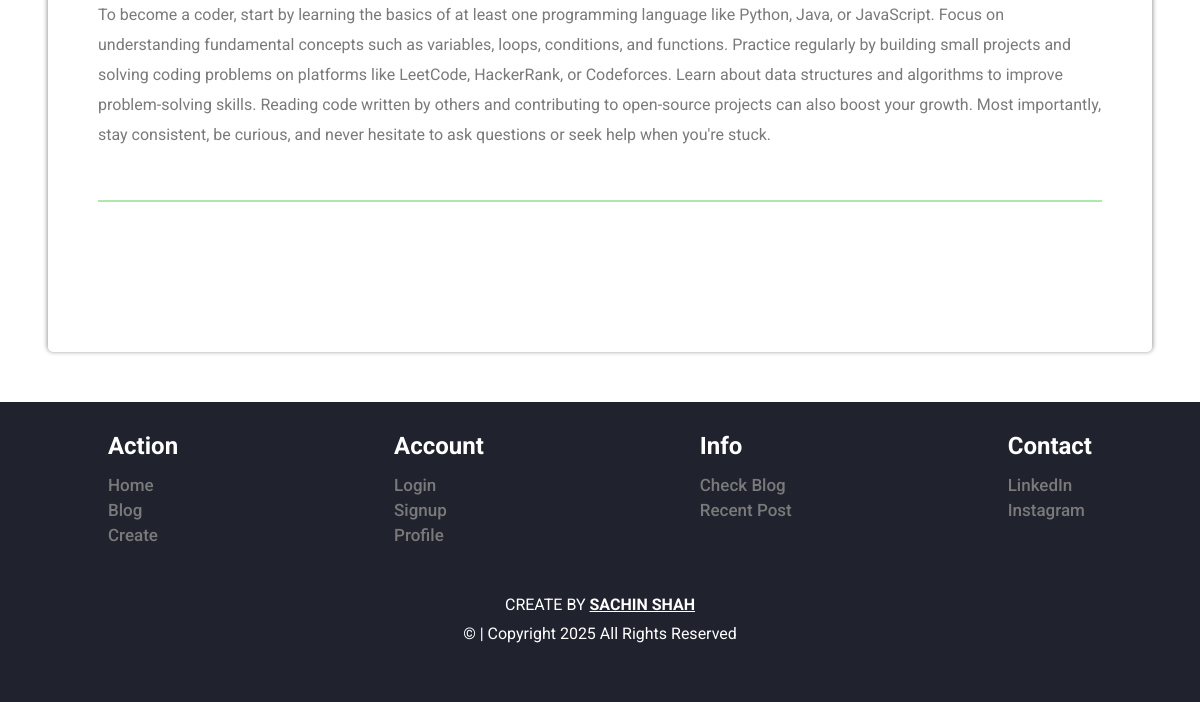
/blog/ (lower part), run on an earlier commit of the app's database.
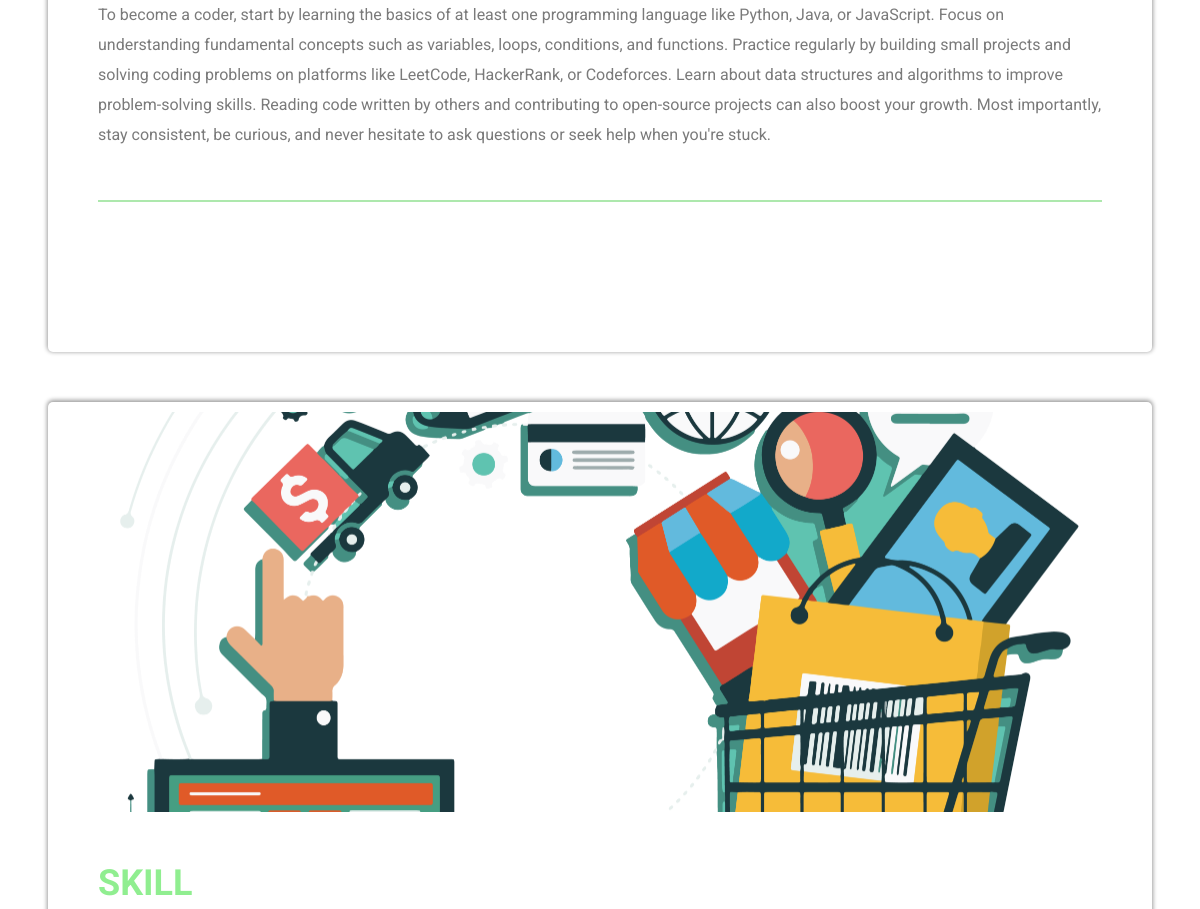
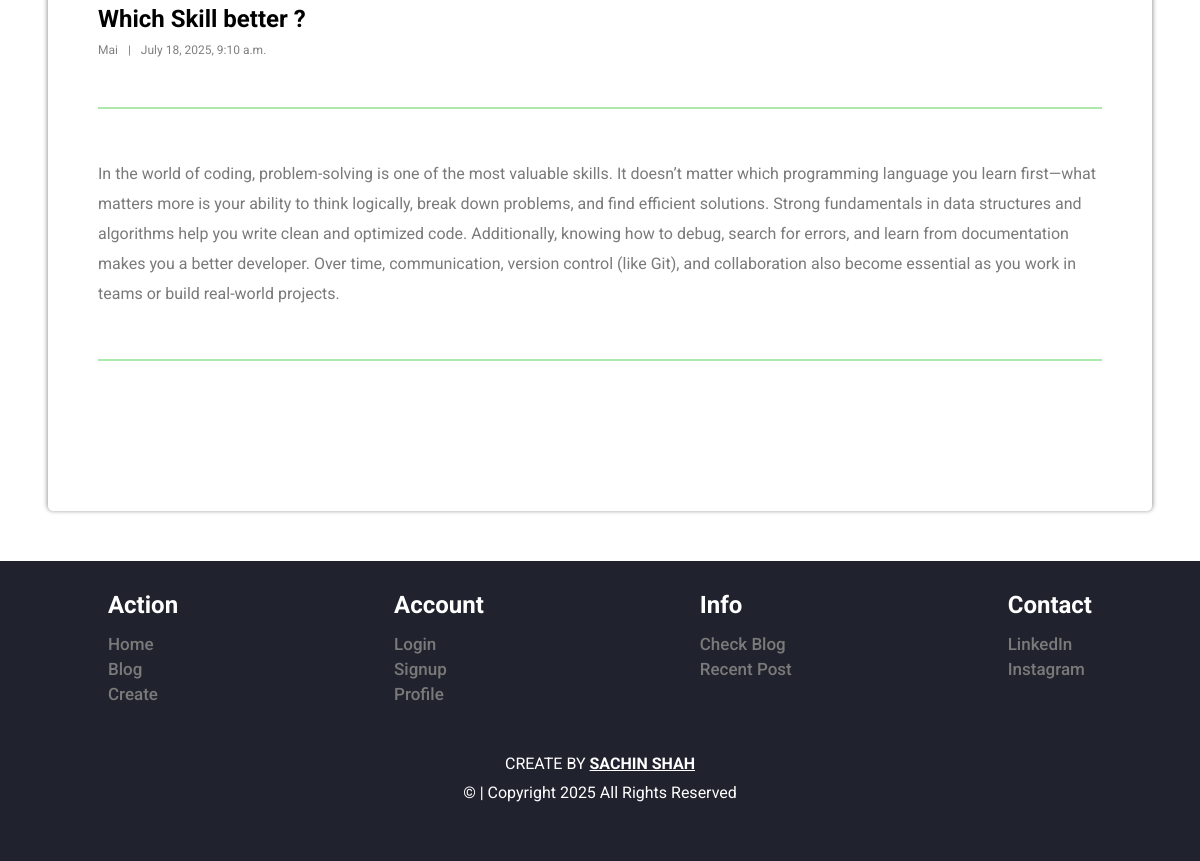
And on a later commit of the database (2 pictures, top to bottom).
### blog/models.py (models this page shows, shortened)
class blogmodel(models.Model):
    id=models.AutoField(primary_key=True)
    user=models.ForeignKey(User,on_delete=models.CASCADE,blank=True,null=True)
    image=models.ImageField(upload_to="img/",null=True)
    title=models.CharField(max_length=100)
    content=models.CharField(max_length=1000)
    category=models.CharField(max_length=100)
    dateandtime=models.DateTimeField(default=datetime.now())

### blog/views.py (the view)
# urls.py: path("blog/",views.blogs,name="blog"),
def blogs(request):
    blogs = blogmodel.objects.all()
    return render(request, "blog.html",{"blogs":blogs})

### templates/blog.html (shortened to what this page needs)
{% load static %}
<!DOCTYPE html>
<html lang="en">
<head>
    <link rel="stylesheet" href="{% static 'css/view.css' %}">
    <link rel="stylesheet" href="{% static 'css/common.css' %}">
    <link rel="stylesheet" href="{% static 'css/footer.css' %}">
   {% include "common.html" %}
</head>
<body>
    <div class="container" style="display: flex; flex-direction: column;">
        {% if blogs %}
        {% for blog in blogs %}
        <div class="content">
            <div class="blog_image">
                <img src="{{blog.image.url}}" alt="Blog Image">
            </div>
            <div class="blog_detail">
                <div class="blog_category">
                    <h1><a href="/view/{{blog.id}}"
                        style="color: lightgreen;
                        text-decoration: none;"
                        >{{blog.category}}</a></h1>
                </div>
                <div class="blog_title">
                    <h2>{{blog.title}}</h2>
                </div>
                <div class="create_by_detail">
                    <div class="createby_name">
                        <p>{{blog.user.username}}</p>
                    </div>
                    |
                    <div class="blog_date">
                        <p>{{blog.dateandtime}}</p>
                    </div>
                </div>
            </div>
            <div class="bd"></div>
            <blog class="blog_discription">
                <p>{{blog.content}}</p>
            </blog>
            <div class="bd"></div>
        </div>
        {% endfor %}
        {% endif %}
        {% include "footer.html" %}
    </div>
</body>
</html>

### templates/common.html (shortened to what this page needs)
 <link rel="stylesheet" href="https://cdnjs.cloudflare.com/ajax/libs/font-awesome/6.7.2/css/all.min.css"
 />

### templates/footer.html
        <footer>
            <div class="footer" id="footer">
                <div>
                    <h2>Action</h2>
                    <ul>
                        <li><a href="/">Home</a></li>
                        <li><a href="/blog">Blog</a></li>
                        <li><a href="/create">Create</a></li>
                    </ul>
                </div>
                <div>
                    <h2>Account</h2>
                    <ul>
                        <li><a href="/signin">Login</a></li>
                        <li><a href="/signup">Signup</a></li>
                        <li><a href="/profile">Profile</a></li>
                    </ul>
                </div>
                <div>
                    <h2>Info</h2>
                    <ul>
                        <li><a href="/blog">Check Blog</a></li>
                        <li><a href="/">Recent Post</a></li>
                    </ul>
                </div>
                <div>
                    <h2>Contact</h2>
                    <ul>
                        <li><a href="https://www.linkedin.com/in/sachin-shah-8299a92ab/">LinkedIn</a></li>
                        <li><a href="https://www.linkedin.com/in/sachin-shah-8299a92ab/">Instagram</a></li>
                    </ul>
                </div>
            </div>
            <div id="foot">
                <span>
                    <p>CREATE BY <b>SACHIN SHAH</b></p>
                    <p>© | Copyright 2025 All Rights Reserved</p>
                </span>
            </div>
        </footer>

### static/css/view.css (style rules this page uses)
.container { width: 100%; }
.content { width: 92%; margin: auto; box-shadow: 0 -1px 4px 1px rgba(0, 0, 0, 0.39); border-radius: 5px; padding: 10px 50px; padding-bottom: 100px; margin-bottom: 50px; }
.blog_image { width: 100%; height: 400px; }
.blog_image img { width: 100%; height: 100%; object-fit: cover; }
.blog_detail { width: 100%; margin-top: 50px; }
.blog_category { width: 100%; color: var(--cl); font-weight: bold; font-size: 18px; text-transform: uppercase; }
.blog_title { margin-top: 10px; font-size: 16px; }
.create_by_detail { width: 100%; display: flex; justify-content: left; color: gray; gap: 10px; font-size: 12px; margin-top: 10px; }
.bd { height: 2px; width: 100%; background-color: var(--cl); opacity: .5; margin: 50px 0; }
.blog_discription { font-size: 16px; color: #7A7A7A; margin-top: 10px; line-height: 30px; }

### static/css/common.css (style rules this page uses)
* { margin: 0px; padding: 0px; box-sizing: border-box; font-family: "Roboto", sans-serif; font-optical-sizing: auto; font-style: normal; font-variation-settings: "wdth" 100; }
:root { --cl: rgb(89 209 89 / 99%); }

### static/css/footer.css (style rules this page uses)
footer { width: 100%; background-color: #20232e; height: 300px; max-height: 100%; }
.footer { width: 100%; background-color: #20232e; color: white; display: flex; justify-content: space-around; }
.footer div { margin-top: 30px; }
.footer div h2 { margin-bottom:15px ; }
.footer div ul { list-style: none; }
.footer div ul li { text-decoration: none; margin-top: 5px; }
.footer div ul li a { text-decoration: none; color: #7A7A7A; font-weight: 500; font-size: 17px; }
#foot { width: 100%; display: flex; flex-direction: column; align-items: center; margin-top: 50px; color: white; }
#foot span { text-align: center; }
#foot span p:last-child { margin-top: 10px; }
#foot span b { text-decoration: underline; color: white; }

What changed in the data, as far as the page shows it:
added blogmodel: image (picture), category "SKILL", title "Which Skill better ?", user.username "Mai", dateandtime "July 18, 2025, 9:10 a.m.", content "In the world of coding, problem-solving is one of the most valuable skills. It doesn’t matter which programming language you learn first—what matters more is your ability to think logically, break down problems, and find efficient solutions. Strong fundamentals in data structures and algorithms help you write clean and optimized code. Additionally, knowing how to debug, search for errors, and learn from documentation makes you a better developer. Over time, communication, version control (like Git), and collaboration also become essential as you work in teams or build real-world projects."
